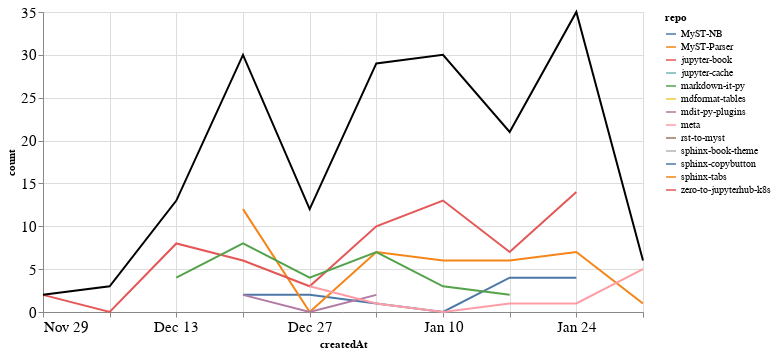

Notebook code for this chart:
### Markdown cell above
### Comments

### Code cell
comments_time = comments.groupby('repo').resample('W', on='createdAt').count()['author'].reset_index()
comments_time = comments_time.rename(columns={'author': 'count'})
comments_time_total = comments_time.groupby('createdAt').agg({"count": "sum"}).reset_index()
ch1 = alt.Chart(comments_time, width=600).mark_line().encode(
    x='createdAt',
    y='count',
    color='repo',
    tooltip="repo"
)

ch2 = alt.Chart(comments_time_total, width=600).mark_line(color="black").encode(
    x='createdAt',
    y='count',
)

ch1 + ch2

### Figure 1 — Vega-Lite specification as saved in the notebook (floating-point values rounded to 4 significant figures)
{"config": {"axisLeft": {"labelFontSize": 15}, "axisBottom": {"labelFontSize": 15}}, "layer": [{"data": {"name": "data-341c7b1bc78888bd7ab36c5298b22efa"}, "mark": "line", "encoding": {"color": {"type": "nominal", "field": "repo"}, "tooltip": {"type": "nominal", "field": "repo"}, "x": {"type": "temporal", "field": "createdAt"}, "y": {"type": "quantitative", "field": "count"}}, "width": 600}, {"data": {"name": "data-7c05b090a68e6d3e5c6b24a8d881a1c5"}, "mark": {"type": "line", "color": "black"}, "encoding": {"x": {"type": "temporal", "field": "createdAt"}, "y": {"type": "quantitative", "field": "count"}}, "width": 600}], "$schema": "https://vega.github.io/schema/vega-lite/v4.8.1.json", "datasets": {"data-341c7b1bc78888bd7ab36c5298b22efa": [{"repo": "MyST-NB", "createdAt": "2020-12-20T00:00:00", "count": 2}, {"repo": "MyST-NB", "createdAt": "2020-12-27T00:00:00", "count": 2}, {"repo": "MyST-NB", "createdAt": "2021-01-03T00:00:00", "count": 1}, {"repo": "MyST-NB", "createdAt": "2021-01-10T00:00:00", "count": 0}, {"repo": "MyST-NB", "createdAt": "2021-01-17T00:00:00", "count": 4}, {"repo": "MyST-NB", "createdAt": "2021-01-24T00:00:00", "count": 4}, {"repo": "MyST-Parser", "createdAt": "2020-12-20T00:00:00", "count": 12}, {"repo": "MyST-Parser", "createdAt": "2020-12-27T00:00:00", "count": 0}, {"repo": "MyST-Parser", "createdAt": "2021-01-03T00:00:00", "count": 7}, {"repo": "MyST-Parser", "createdAt": "2021-01-10T00:00:00", "count": 6}, {"repo": "MyST-Parser", "createdAt": "2021-01-17T00:00:00", "count": 6}, {"repo": "MyST-Parser", "createdAt": "2021-01-24T00:00:00", "count": 7}, {"repo": "MyST-Parser", "createdAt": "2021-01-31T00:00:00", "count": 1}, {"repo": "jupyter-book", "createdAt": "2020-11-29T00:00:00", "count": 2}, {"repo": "jupyter-book", "createdAt": "2020-12-06T00:00:00", "count": 0}, {"repo": "jupyter-book", "createdAt": "2020-12-13T00:00:00", "count": 8}, {"repo": "jupyter-book", "createdAt": "2020-12-20T00:00:00", "count": 6}, {"repo": "jupyter-book", "createdAt": "2020-12-27T00:00:00", "count": 3}, {"repo": "jupyter-book", "createdAt": "2021-01-03T00:00:00", "count": 10}, {"repo": "jupyter-book", "createdAt": "2021-01-10T00:00:00", "count": 13}, {"repo": "jupyter-book", "createdAt": "2021-01-17T00:00:00", "count": 7}, {"repo": "jupyter-book", "createdAt": "2021-01-24T00:00:00", "count": 14}, {"repo": "jupyter-cache", "createdAt": "2021-01-17T00:00:00", "count": 1}, {"repo": "markdown-it-py", "createdAt": "2020-12-13T00:00:00", "count": 4}, {"repo": "markdown-it-py", "createdAt": "2020-12-20T00:00:00", "count": 8}, {"repo": "markdown-it-py", "createdAt": "2020-12-27T00:00:00", "count": 4}, {"repo": "markdown-it-py", "createdAt": "2021-01-03T00:00:00", "count": 7}, {"repo": "markdown-it-py", "createdAt": "2021-01-10T00:00:00", "count": 3}, {"repo": "markdown-it-py", "createdAt": "2021-01-17T00:00:00", "count": 2}, {"repo": "mdformat-tables", "createdAt": "2020-12-13T00:00:00", "count": 1}, {"repo": "mdit-py-plugins", "createdAt": "2020-12-20T00:00:00", "count": 2}, {"repo": "mdit-py-plugins", "createdAt": "2020-12-27T00:00:00", "count": 0}, {"repo": "mdit-py-plugins", "createdAt": "2021-01-03T00:00:00", "count": 2}, {"repo": "meta", "createdAt": "2020-12-27T00:00:00", "count": 3}, {"repo": "meta", "createdAt": "2021-01-03T00:00:00", "count": 1}, {"repo": "meta", "createdAt": "2021-01-10T00:00:00", "count": 0}, {"repo": "meta", "createdAt": "2021-01-17T00:00:00", "count": 1}, {"repo": "meta", "createdAt": "2021-01-24T00:00:00", "count": 1}, {"repo": "meta", "createdAt": "2021-01-31T00:00:00", "count": 5}, {"repo": "rst-to-myst", "createdAt": "2021-01-10T00:00:00", "count": 8}, {"repo": "sphinx-book-theme", "createdAt": "2021-01-24T00:00:00", "count": 5}, {"repo": "sphinx-copybutton", "createdAt": "2020-12-06T00:00:00", "count": 3}, {"repo": "sphinx-tabs", "createdAt": "2021-01-24T00:00:00", "count": 4}, {"repo": "zero-to-jupyterhub-k8s", "createdAt": "2021-01-03T00:00:00", "count": 1}], "data-7c05b090a68e6d3e5c6b24a8d881a1c5": [{"createdAt": "2020-11-29T00:00:00", "count": 2}, {"createdAt": "2020-12-06T00:00:00", "count": 3}, {"createdAt": "2020-12-13T00:00:00", "count": 13}, {"createdAt": "2020-12-20T00:00:00", "count": 30}, {"createdAt": "2020-12-27T00:00:00", "count": 12}, {"createdAt": "2021-01-03T00:00:00", "count": 29}, {"createdAt": "2021-01-10T00:00:00", "count": 30}, {"createdAt": "2021-01-17T00:00:00", "count": 21}, {"createdAt": "2021-01-24T00:00:00", "count": 35}, {"createdAt": "2021-01-31T00:00:00", "count": 6}]}}
